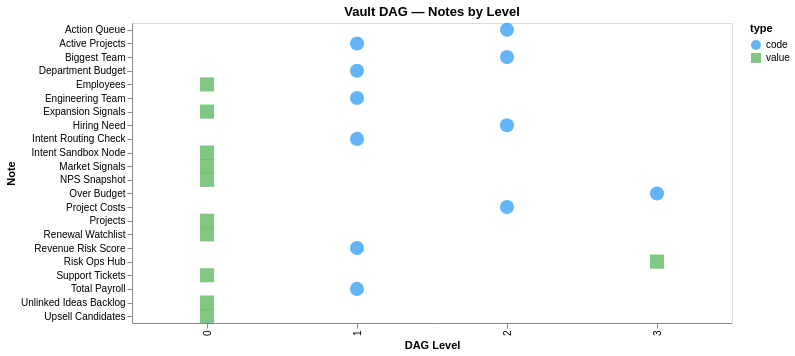

The notebook cell this image was saved under:
### Code cell
// Vega-Lite: DAG as a node-link diagram
// Build nodes and edges for visualization
const vegaNodes = notes.map(n => ({
  name: n.name,
  type: n.frontmatter.code ? 'code' : 'value',
  level: levels.get(n.name) ?? 0,
}));

const vegaEdges: Array<{source: string, target: string}> = [];
for (const note of notes) {
  for (const dep of note.wikilinks) {
    if (noteSet.has(dep)) {
      vegaEdges.push({ source: dep, target: note.name });
    }
  }
}

// Display as Vega-Lite layered chart
const spec = {
  "$schema": "https://vega.github.io/schema/vega-lite/v5.json",
  "title": "Vault DAG — Notes by Level",
  "width": 600,
  "height": 300,
  "data": { "values": vegaNodes },
  "mark": { "type": "point", "filled": true, "size": 200 },
  "encoding": {
    "x": { "field": "level", "type": "ordinal", "title": "DAG Level" },
    "y": { "field": "name", "type": "nominal", "title": "Note", "sort": null },
    "color": { "field": "type", "type": "nominal", "scale": { "domain": ["value", "code"], "range": ["#4CAF50", "#2196F3"] } },
    "shape": { "field": "type", "type": "nominal" },
    "tooltip": [{ "field": "name" }, { "field": "type" }, { "field": "level" }]
  }
};

await Deno.jupyter.display({ "application/vnd.vegalite.v5+json": spec }, { raw: true });

### Figure 1 — Vega-Lite specification as saved in the notebook (floating-point values rounded to 4 significant figures)
{"$schema": "https://vega.github.io/schema/vega-lite/v5.json", "data": {"values": [{"level": 2, "name": "Action Queue", "type": "code"}, {"level": 1, "name": "Active Projects", "type": "code"}, {"level": 2, "name": "Biggest Team", "type": "code"}, {"level": 1, "name": "Department Budget", "type": "code"}, {"level": 0, "name": "Employees", "type": "value"}, {"level": 1, "name": "Engineering Team", "type": "code"}, {"level": 0, "name": "Expansion Signals", "type": "value"}, {"level": 2, "name": "Hiring Need", "type": "code"}, {"level": 1, "name": "Intent Routing Check", "type": "code"}, {"level": 0, "name": "Intent Sandbox Node", "type": "value"}, {"level": 0, "name": "Market Signals", "type": "value"}, {"level": 0, "name": "NPS Snapshot", "type": "value"}, {"level": 3, "name": "Over Budget", "type": "code"}, {"level": 2, "name": "Project Costs", "type": "code"}, {"level": 0, "name": "Projects", "type": "value"}, {"level": 0, "name": "Renewal Watchlist", "type": "value"}, {"level": 1, "name": "Revenue Risk Score", "type": "code"}, {"level": 3, "name": "Risk Ops Hub", "type": "value"}, {"level": 0, "name": "Support Tickets", "type": "value"}, {"level": 1, "name": "Total Payroll", "type": "code"}, {"level": 0, "name": "Unlinked Ideas Backlog", "type": "value"}, {"level": 0, "name": "Upsell Candidates", "type": "value"}]}, "encoding": {"color": {"field": "type", "scale": {"domain": ["value", "code"], "range": ["#4CAF50", "#2196F3"]}, "type": "nominal"}, "shape": {"field": "type", "type": "nominal"}, "tooltip": [{"field": "name"}, {"field": "type"}, {"field": "level"}], "x": {"field": "level", "title": "DAG Level", "type": "ordinal"}, "y": {"field": "name", "sort": null, "title": "Note", "type": "nominal"}}, "height": 300, "mark": {"filled": true, "size": 200, "type": "point"}, "title": "Vault DAG — Notes by Level", "width": 600}
